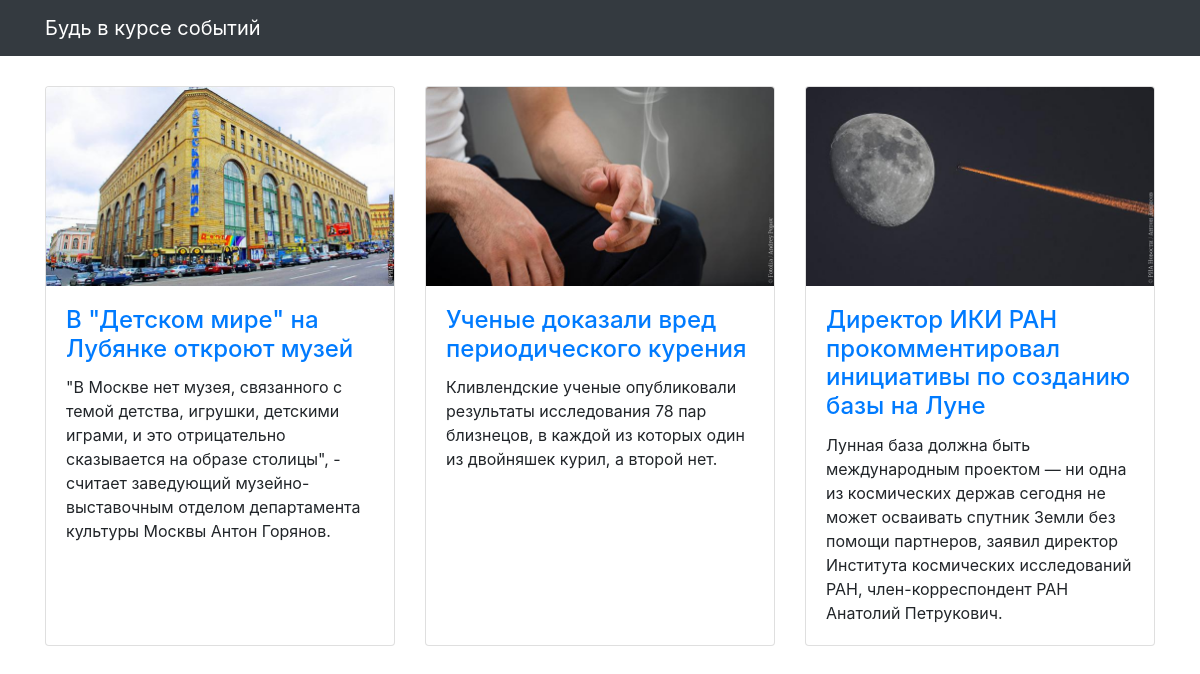
The page / on the database its author committed.
### articles/models.py (models this page shows, shortened)
class Article(models.Model):
    title = models.CharField(max_length=256, verbose_name='Название')
    text = models.TextField(verbose_name='Текст')
    published_at = models.DateTimeField(verbose_name='Дата публикации')
    image = models.ImageField(null=True, blank=True, verbose_name='Изображение',)
    class Meta:
        verbose_name = 'Статья'
        verbose_name_plural = 'Статьи'
        ordering = ['-published_at']

### articles/views.py (the view)
# urls.py: path('', articles_list, name='articles'),
def articles_list(request):
    template = 'articles/news.html'
    context = {'object_list': Article.objects.all()}
    ordering = '-published_at'
    return render(request, template, context)

### templates/articles/news.html (shortened to what this page needs)
{% extends "articles/base.html" %}
{% load static %}
{% block content %}
  <div class="row">
    {% for article in object_list %}
      <div class="col-lg-4 col-sm-6 portfolio-item">
        <div class="card h-100">
          <a href="#"><img class="card-img-top" src="{% get_media_prefix %}{{ article.image }}" alt=""></a>
          <div class="card-body">
            <h4 class="card-title">
              <a href="#">{{ article.title }}</a>
            </h4>
            <p class="card-text">{{ article.text }}</p>
          </div>
        </div>
      </div>
    {% endfor %}
  </div>
{% endblock %}

### templates/articles/base.html (shortened to what this page needs)
{% load static %}
<html lang="ru">
<head>
  <link href="{% static  "css/bootstrap.min.css" %}" rel="stylesheet">
  <link href="{% static  "css/3-col-portfolio.css" %}" rel="stylesheet">
</head>
<body>
<nav class="navbar navbar-expand-lg navbar-dark bg-dark fixed-top">
  <div class="container">
    <a class="navbar-brand" href="#">Будь в курсе событий</a>
  </div>
</nav>
<div class="container">{% block content %}{% endblock %}</div>
</body>
</html>

### static/css/3-col-portfolio.css (style rules this page uses)
body { padding-top: 84px; padding-bottom: 84px; }
@media (min-width: 992px) { body { padding-top: 86px; padding-bottom: 86px; } }

### rows shown on the page
Article: image (picture), title "В \"Детском мире\" на Лубянке откроют музей", text "\"В Москве нет музея, связанного с темой детства, игрушки, детскими играми, и это отрицательно сказывается на образе столицы\", - считает заведующий музейно-выставочным отделом департамента культуры Москвы Антон Горянов."
Article: image (picture), title "Ученые доказали вред периодического курения", text "Кливлендские ученые опубликовали результаты исследования 78 пар близнецов, в каждой из которых один из двойняшек курил, а второй нет."
Article: image (picture), title "Директор ИКИ РАН прокомментировал инициативы по созданию базы на Луне", text "Лунная база должна быть международным проектом — ни одна из космических держав сегодня не может осваивать спутник Земли без помощи партнеров, заявил директор Института космических исследований РАН, член-корреспондент РАН Анатолий Петрукович."
